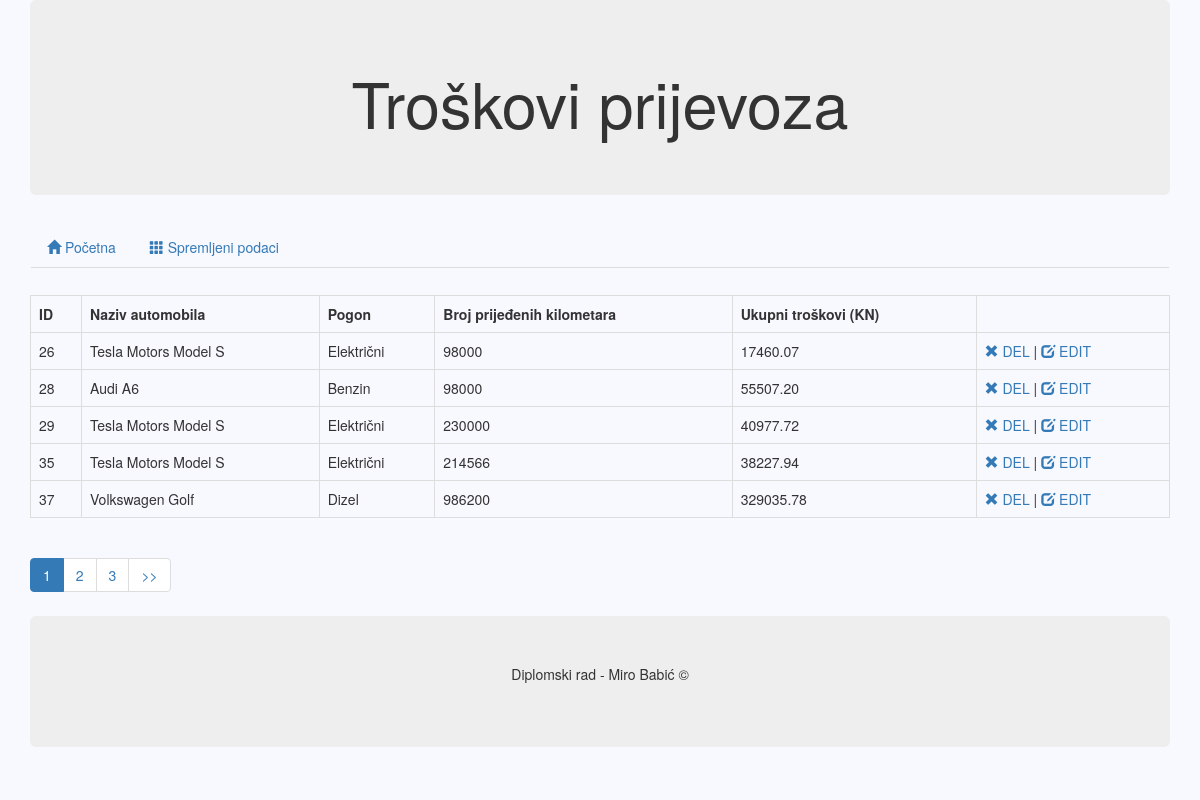
Page /View.php on the committed database.
### tables this page shows
CREATE TABLE IF NOT EXISTS `autosave` (
`id` int(11) NOT NULL,
  `Automobil` varchar(255) NOT NULL,
  `Pogon` varchar(55) NOT NULL,
  `Broj_kmh` int(7) NOT NULL,
  `Ukupni_troskovi` float(8,2) NOT NULL
);

### App/DB_Conn.php (called while the page is built)
<?php
class DB_Conn {
    private static $host = "127.0.0.1";
    private static $db_name = "auto_baza";
    private static $username = "root";
    private static $password = "miro4471";
    private static $conn;
    static public function getConnection(){
        try{
            self::$conn = new PDO("mysql:host=" . self::$host . ";dbname=" . self::$db_name.';charset=UTF8', self::$username, self::$password);
        }catch(PDOException $exception){
            echo "Connection error: " . $exception->getMessage();
        }
        return self::$conn;
    }
}

### App/Controller.php (called while the page is built, shortened)
<?php
include 'Model.php';
class Controller {
    public  $model;
    public function __construct() {
        $this->model = new Model();
    }
    public function getAllRows($from_record_num, $records_per_page) {
        $this->model->readAll($from_record_num, $records_per_page);
        $this->rows = $this->model->allRows;
    }
}

### App/Model.php (called while the page is built, shortened)
<?php
include 'DB_Conn.php';
class Model {
    protected $_db;
    public function __construct() {
        $this->_db = DB_Conn::getConnection();
    }
    function readAll($from_record_num, $records_per_page){
        $query = "SELECT
                    id, Automobil, Pogon, Broj_kmh, Ukupni_troskovi
            FROM autosave
            LIMIT
                {$from_record_num}, {$records_per_page}";
        $stmt = $this->_db->prepare($query);
        $stmt->execute();
        $this->allRows = $stmt;
    }
    public function countAll() {
        $query = "SELECT id From autosave";
        $stmt = $this->_db->prepare($query);
        $stmt->execute();
        $num = $stmt->rowCount();
        return $num;
    }
}

### View.php (the view, shortened to what this page needs)
<?php
include 'App/Controller.php';
include 'header.php';
$page = isset($_GET['page']) ? $_GET['page'] : 1;
$records_per_page = 5;
$from_record_num = ($records_per_page * $page) - $records_per_page;
$conn = new Controller();
$conn->getAllRows($from_record_num, $records_per_page);
$rows = $conn->rows;
$num = $rows->rowCount();
if($num>0) {
echo "<div>";
echo "<table class='table table-bordered table-hover'>";
echo "<tr>";
    echo "<th>ID</th>";
    echo "<th>Naziv automobila</th>";
    echo "<th>Pogon</th>";
    echo "<th>Broj prijeđenih kilometara</th>";
    echo "<th>Ukupni troškovi (KN)</th>";
    echo "<th></th>";
echo "</tr>";
while ($row = $rows->fetch(PDO::FETCH_ASSOC)) {
    extract($row);
         echo "<tr>";
            echo "<td>{$id}</td>";
            echo "<td>{$Automobil}</td>";
            echo "<td>{$Pogon}</td>";
            echo "<td>{$Broj_kmh}</td>";
            echo "<td>{$Ukupni_troskovi}</td>";
            echo "<td>";
                echo "<a href='Delete.php?id={$id}&o=ask'><span class='glyphicon glyphicon-remove'></span> DEL</a> | ";
                echo "<a href='Update.php?id={$id}&o=upd'><span class='glyphicon glyphicon-edit'></span> EDIT</a>";
            echo "</td>";
        echo "</tr>";
};
echo "</table>";
echo "</div>";
include_once 'Paginacija.php';
}
else{
    echo "<div>Nema podataka u bazi.</div>";
}
include 'footer.php';

### header.php (shortened to what this page needs)
<!DOCTYPE html>
<html lang="hr">
<head>
    <link href="CSS/bootstrap.min.css" rel="stylesheet" media="screen">
    <link href="CSS/CSS.css" rel="stylesheet">
</head>
<body>
<div class="container">
    <div class="jumbotron">
        <center><h1>Troškovi prijevoza</h1></center>
    </div>
<nav class="navbar">
    <ul class="nav nav-tabs">
         <li><a href="index.php"><span class="glyphicon glyphicon-home"></span> Početna</a></li>
         <li><a href="View.php"><span class="glyphicon glyphicon-th"></span> Spremljeni podaci</a></li>
    </ul>
</nav>

### Paginacija.php (shortened to what this page needs)
<?php
$page_dom = "View.php";
echo "<ul class=\"pagination\">";
$model = new Model();
$total_rows = $model->countAll();
$total_pages = ceil($total_rows / $records_per_page);
$range = 2;
$initial_num = $page - $range;
$condition_limit_num = ($page + $range)  + 1;
for ($x=$initial_num; $x<$condition_limit_num; $x++) {
    if (($x > 0) && ($x <= $total_pages)) {
        if ($x == $page) {
            echo "<li class='active'><a href=\"#\">$x <span class=\"sr-only\">(current)</span></a></li>";
        }
        else {
            echo "<li><a href='{$page_dom}?page=$x'>$x</a></li>";
        }
    }
}
if($page<$total_pages){
    echo "<li><a href='" .$page_dom . "?page={$total_pages}' title='Last page is {$total_pages}.'>";
    echo ">>";
    echo "</a></li>";
}
echo "</ul>";

### footer.php (shortened to what this page needs)
</div>
<div class="container">
    <div class="jumbotron">
        <p style="font-size: 100%; text-align: center">Diplomski rad - Miro Babić &copy;</p>
    </div>
</div>
    </body>
</html>

### CSS/CSS.css (style rules this page uses)
body { background: ghostwhite; }

### rows in the picture
autosave: id "26", Automobil "Tesla Motors Model S", Pogon "Električni", Broj_kmh "98000", Ukupni_troskovi "17460.07"
autosave: id "28", Automobil "Audi A6", Pogon "Benzin", Broj_kmh "98000", Ukupni_troskovi "55507.20"
autosave: id "29", Automobil "Tesla Motors Model S", Pogon "Električni", Broj_kmh "230000", Ukupni_troskovi "40977.72"
autosave: id "35", Automobil "Tesla Motors Model S", Pogon "Električni", Broj_kmh "214566", Ukupni_troskovi "38227.94"
autosave: id "37", Automobil "Volkswagen Golf", Pogon "Dizel", Broj_kmh "986200", Ukupni_troskovi "329035.78"
